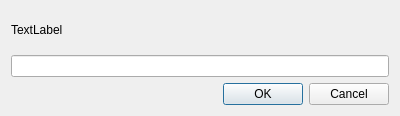
<?xml version="1.0" encoding="UTF-8"?>
<ui version="4.0">
 <class>PasswordDialog</class>
 <widget class="QDialog" name="PasswordDialog">
  <property name="geometry">
   <rect>
    <x>0</x>
    <y>0</y>
    <width>400</width>
    <height>116</height>
   </rect>
  </property>
  <property name="windowTitle">
   <string>Dialog</string>
  </property>
  <layout class="QVBoxLayout" name="verticalLayout">
   <item>
    <widget class="QLabel" name="label">
     <property name="text">
      <string>TextLabel</string>
     </property>
    </widget>
   </item>
   <item>
    <widget class="QLineEdit" name="lineEdit">
     <property name="echoMode">
      <enum>QLineEdit::Password</enum>
     </property>
    </widget>
   </item>
   <item>
    <widget class="QDialogButtonBox" name="buttonBox">
     <property name="orientation">
      <enum>Qt::Horizontal</enum>
     </property>
     <property name="standardButtons">
      <set>QDialogButtonBox::Cancel|QDialogButtonBox::Ok</set>
     </property>
    </widget>
   </item>
  </layout>
 </widget>
 <resources/>
 <connections>
  <connection>
   <sender>buttonBox</sender>
   <signal>accepted()</signal>
   <receiver>PasswordDialog</receiver>
   <slot>accept()</slot>
   <hints>
    <hint type="sourcelabel">
     <x>248</x>
     <y>254</y>
    </hint>
    <hint type="destinationlabel">
     <x>157</x>
     <y>274</y>
    </hint>
   </hints>
  </connection>
  <connection>
   <sender>buttonBox</sender>
   <signal>rejected()</signal>
   <receiver>PasswordDialog</receiver>
   <slot>reject()</slot>
   <hints>
    <hint type="sourcelabel">
     <x>316</x>
     <y>260</y>
    </hint>
    <hint type="destinationlabel">
     <x>286</x>
     <y>274</y>
    </hint>
   </hints>
  </connection>
 </connections>
</ui>
